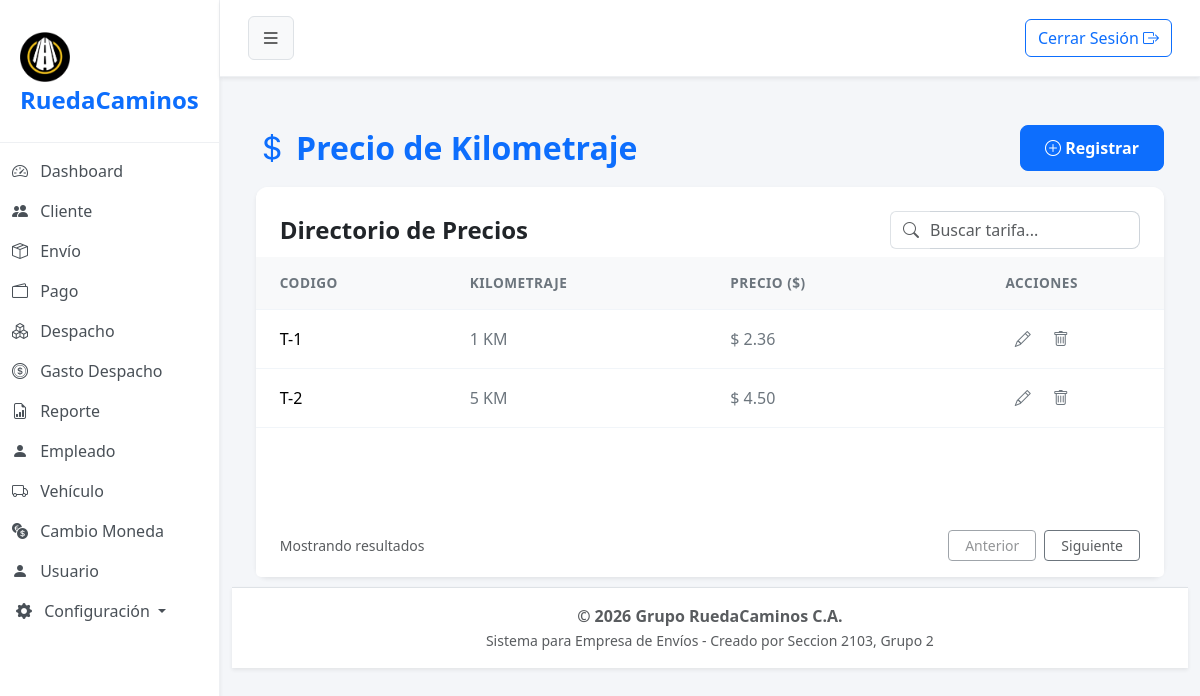
The page /?url=kilometraje (signed in) on the database its author committed.
### tables this page shows
CREATE TABLE `precio_kilometraje` (
  `cod_preciokilometraje` int(11) NOT NULL,
  `kilometraje` decimal(7,2) NOT NULL,
  `monto_tarifa` decimal(7,2) NOT NULL,
  `estado` tinyint(1) NOT NULL
);

### index.php (called while the page is built, shortened)
<?php
    $frontController = new FrontController();
?>

### app/config/Conexion.php (called while the page is built, shortened)
<?php
abstract class Conexion
{
    public $host = "localhost";
    public $namedb = "grupo_ruedacaminos";
    public $userdb = "root";
    public $passwd = "";
    public function __construct()
    {
        $this->conexion = $this->getConnection();
    }
    public function getConnection(): PDO
    {
        try {
            $dsn = "mysql:host=" . $this->host . ";dbname=" . $this->namedb . ";charset=utf8";
            $conexion = new PDO($dsn, $this->userdb, $this->passwd);
            $conexion->setAttribute(PDO::ATTR_ERRMODE, PDO::ERRMODE_EXCEPTION);
        } catch (PDOException $error) {
            die('No se pudo conectar a la base de datos, error:' . $error->getMessage());
        }
        return $conexion;
    }
}

### app/model/Kilometraje.php (called while the page is built, shortened)
<?php
class Kilometraje extends Conexion
{
    public function obt_RegistrosKilometraje() {
        try{
            $sentencia = "SELECT * FROM precio_kilometraje WHERE estado = 1";
            $select = $this->conexion->prepare($sentencia);
            $select->execute();
            return $select->fetchAll(\PDO::FETCH_ASSOC);
        } catch (\PDOException $e) {
            return [];
        }
    }
}

### app/view/kilometraje/componentes/tabla.php (the view)
<div class="card-body p-0">
    <div class="table-responsive">
        <table class="table table-hover align-middle mb-0" id="tablaPrecios">
            <thead class="table-light table-header-custom">
                <tr>
                    <th class="ps-4">CODIGO</th>
                    <th>KILOMETRAJE</th>
                    <th>PRECIO ($)</th>
                    <th class="pe-4 text-center">ACCIONES</th>
                </tr>
            </thead>
            <tbody>
                <?php
                if (!empty($registros)) {
                    foreach ($registros as $fila): ?>
                        <tr>
                            <td class="ps-4 fw-medium">T-<?= $fila['cod_preciokilometraje'] ?></td>
                            <td class="text-secondary"><?= str_replace('.', ',', (float)$fila['kilometraje']) ?> KM</td>
                            <td class="text-secondary">$ <?= number_format($fila['monto_tarifa'], 2) ?></td>
                            <td class="pe-4 text-center">
                                <button type="button" class="btn btn-link text-secondary p-0 m-0 align-baseline me-3 btn-editar" title="Editar"
                                    data-bs-toggle="modal" data-bs-target="#modalKilometraje"
                                    data-id="<?= $fila['cod_preciokilometraje'] ?>"
                                    data-kilometraje="<?= (float)$fila['kilometraje'] ?>"
                                    data-precio="<?= $fila['monto_tarifa'] ?>">
                                    <i class="bi bi-pencil"></i>
                                </button>
                                <button type="button" class="btn btn-link text-secondary p-0 m-0 align-baseline btn-eliminar" title="Eliminar"
                                    data-id="<?= $fila['cod_preciokilometraje'] ?>">
                                    <i class="bi bi-trash"></i>
                                </button>
                            </td>
                        </tr>
                    <?php endforeach;
                } else {
                    echo "<tr><td colspan='4' class='text-center'>No hay registros disponibles.</td></tr>";
                }
                ?>
            </tbody>
        </table>
    </div>
</div>

### assets/css/styles.css (style rules this page uses)
body { background-color: #f4f6f9; font-family: "Segoe UI", Tahoma, Geneva, Verdana, sans-serif; overflow-x: hidden; }
.table> :not(caption)>*>* { padding: 1rem 0.75rem; border-bottom-color: #f1f5f9; }
.table-header-custom th { color: #6c757d; font-weight: 600; font-size: 0.85rem; letter-spacing: 0.5px; }

### rows shown on the page
precio_kilometraje: cod_preciokilometraje "1", kilometraje "1", monto_tarifa "2.36"
precio_kilometraje: cod_preciokilometraje "2", kilometraje "5", monto_tarifa "4.50"
